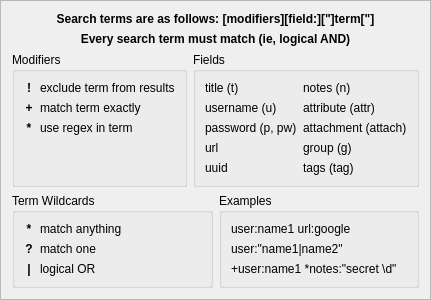
<?xml version="1.0" encoding="UTF-8"?>
<ui version="4.0">
 <class>SearchHelpWidget</class>
 <widget class="QFrame" name="SearchHelpWidget">
  <property name="geometry"><rect><x>0</x><y>0</y><width>397</width><height>264</height></rect></property>
  <property name="windowTitle"><string>Search Help</string></property>
  <property name="autoFillBackground"><bool>false</bool></property>
  <property name="frameShape"><enum>QFrame::StyledPanel</enum></property>
  <layout class="QVBoxLayout" name="verticalLayout">
   <item><widget class="QLabel" name="label_2"><property name="sizePolicy"><sizepolicy hsizetype="Preferred" vsizetype="Fixed"><horstretch>0</horstretch><verstretch>0</verstretch></sizepolicy></property><property name="font"><font><weight>75</weight><bold>true</bold></font></property><property name="text"><string>Search terms are as follows: [modifiers][field:][&quot;]term[&quot;]</string></property><property name="alignment"><set>Qt::AlignCenter</set></property></widget></item>
   <item><widget class="QLabel" name="label_24"><property name="sizePolicy"><sizepolicy hsizetype="Preferred" vsizetype="Fixed"><horstretch>0</horstretch><verstretch>0</verstretch></sizepolicy></property><property name="font"><font><weight>75</weight><bold>true</bold></font></property><property name="text"><string>Every search term must match (ie, logical AND)</string></property><property name="alignment"><set>Qt::AlignCenter</set></property></widget></item>
   <item>
    <layout class="QHBoxLayout" name="horizontalLayout_2" stretch="0,0">
     <item><widget class="QGroupBox" name="groupBox_2"><property name="font"><font><weight>50</weight><bold>false</bold></font></property><property name="title"><string>Modifiers</string></property><layout class="QFormLayout" name="formLayout">
      <item row="0" column="0"><widget class="QLabel" name="label_4"><property name="minimumSize"><size><width>10</width><height>0</height></size></property><property name="font"><font><weight>75</weight><bold>true</bold></font></property><property name="text"><string notr="true">!</string></property><property name="scaledContents"><bool>false</bool></property><property name="alignment"><set>Qt::AlignCenter</set></property></widget></item>
      <item row="0" column="1"><widget class="QLabel" name="label_7"><property name="text"><string>exclude term from results</string></property></widget></item>
      <item row="1" column="1"><widget class="QLabel" name="label_8"><property name="text"><string>match term exactly</string></property></widget></item>
      <item row="2" column="0"><widget class="QLabel" name="label_25"><property name="minimumSize"><size><width>10</width><height>0</height></size></property><property name="font"><font><weight>75</weight><bold>true</bold></font></property><property name="text"><string notr="true">*</string></property><property name="alignment"><set>Qt::AlignCenter</set></property></widget></item>
      <item row="2" column="1"><widget class="QLabel" name="label_15"><property name="text"><string>use regex in term</string></property></widget></item>
      <item row="1" column="0"><widget class="QLabel" name="label_6"><property name="minimumSize"><size><width>10</width><height>0</height></size></property><property name="font"><font><weight>75</weight><bold>true</bold></font></property><property name="text"><string notr="true">+</string></property><property name="alignment"><set>Qt::AlignCenter</set></property></widget></item>
     </layout></widget></item>
     <item><widget class="QGroupBox" name="groupBox"><property name="font"><font><weight>50</weight><bold>false</bold></font></property><property name="title"><string>Fields</string></property><property name="flat"><bool>false</bool></property><layout class="QGridLayout" name="gridLayout">
      <item row="1" column="0"><widget class="QLabel" name="label_3"><property name="text"><string notr="true">username (u)</string></property></widget></item>
      <item row="2" column="0"><widget class="QLabel" name="label_11"><property name="text"><string notr="true">password (p, pw)</string></property></widget></item>
      <item row="0" column="0"><widget class="QLabel" name="label"><property name="text"><string notr="true">title (t)</string></property></widget></item>
      <item row="3" column="0"><widget class="QLabel" name="label_13"><property name="text"><string notr="true">url</string></property></widget></item>
      <item row="4" column="0"><widget class="QLabel" name="label_17"><property name="text"><string notr="true">uuid</string></property></widget></item>
      <item row="0" column="1"><widget class="QLabel" name="label_5"><property name="text"><string notr="true">notes (n)</string></property></widget></item>
      <item row="1" column="1"><widget class="QLabel" name="label_12"><property name="text"><string notr="true">attribute (attr)</string></property></widget></item>
      <item row="2" column="1"><widget class="QLabel" name="label_14"><property name="text"><string notr="true">attachment (attach)</string></property></widget></item>
      <item row="3" column="1"><widget class="QLabel" name="label_group"><property name="text"><string notr="true">group (g)</string></property></widget></item>
      <item row="4" column="1"><widget class="QLabel" name="label_tags"><property name="text"><string notr="true">tags (tag)</string></property></widget></item>
     </layout></widget></item>
    </layout>
   </item>
   <item>
    <layout class="QHBoxLayout" name="horizontalLayout">
     <item><widget class="QGroupBox" name="groupBox_4"><property name="title"><string>Term Wildcards</string></property><layout class="QFormLayout" name="formLayout_2">
      <item row="0" column="0"><widget class="QLabel" name="label_18"><property name="minimumSize"><size><width>10</width><height>0</height></size></property><property name="font"><font><weight>75</weight><bold>true</bold></font></property><property name="text"><string notr="true">*</string></property><property name="scaledContents"><bool>false</bool></property><property name="alignment"><set>Qt::AlignCenter</set></property></widget></item>
      <item row="1" column="0"><widget class="QLabel" name="label_19"><property name="minimumSize"><size><width>10</width><height>0</height></size></property><property name="font"><font><weight>75</weight><bold>true</bold></font></property><property name="text"><string notr="true">?</string></property><property name="alignment"><set>Qt::AlignCenter</set></property></widget></item>
      <item row="2" column="0"><widget class="QLabel" name="label_20"><property name="minimumSize"><size><width>10</width><height>0</height></size></property><property name="font"><font><weight>75</weight><bold>true</bold></font></property><property name="text"><string notr="true">|</string></property><property name="alignment"><set>Qt::AlignCenter</set></property></widget></item>
      <item row="0" column="1"><widget class="QLabel" name="label_21"><property name="text"><string>match anything</string></property></widget></item>
      <item row="1" column="1"><widget class="QLabel" name="label_22"><property name="text"><string>match one</string></property></widget></item>
      <item row="2" column="1"><widget class="QLabel" name="label_23"><property name="text"><string>logical OR</string></property></widget></item>
     </layout></widget></item>
     <item><widget class="QGroupBox" name="groupBox_3"><property name="title"><string>Examples</string></property><layout class="QVBoxLayout" name="verticalLayout_2">
      <item><widget class="QLabel" name="label_9"><property name="sizePolicy"><sizepolicy hsizetype="Preferred" vsizetype="Preferred"><horstretch>0</horstretch><verstretch>0</verstretch></sizepolicy></property><property name="text"><string notr="true">user:name1 url:google</string></property></widget></item>
      <item><widget class="QLabel" name="label_10"><property name="sizePolicy"><sizepolicy hsizetype="Preferred" vsizetype="Preferred"><horstretch>0</horstretch><verstretch>0</verstretch></sizepolicy></property><property name="text"><string notr="true">user:&quot;name1|name2&quot;</string></property></widget></item>
      <item><widget class="QLabel" name="label_26"><property name="sizePolicy"><sizepolicy hsizetype="Preferred" vsizetype="Preferred"><horstretch>0</horstretch><verstretch>0</verstretch></sizepolicy></property><property name="text"><string notr="true">+user:name1 *notes:&quot;secret \d&quot;</string></property></widget></item>
     </layout></widget></item>
    </layout>
   </item>
  </layout>
 </widget>
 <resources/>
 <connections/>
</ui>
